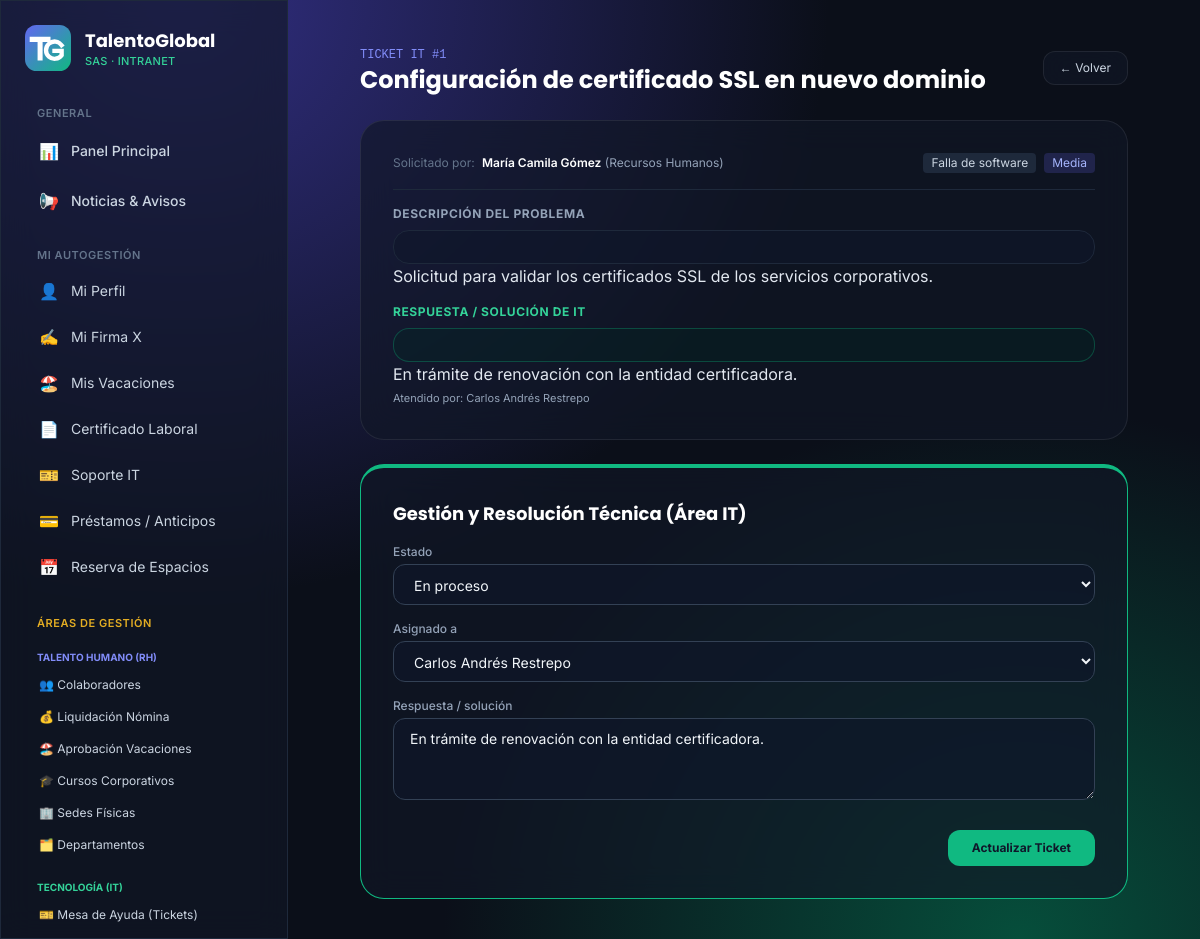
Page /soporte/tickets/1/ (signed in) on the committed database.
### core/models.py (models this page shows, shortened)
class TicketSoporte(models.Model):
    CATEGORIAS = [("HARDWARE", "Falla de hardware"), ("SOFTWARE", "Falla de software"), ("ACCESOS", "Accesos y cuentas")]
    PRIORIDADES = [("BAJA", "Baja"), ("MEDIA", "Media"), ("ALTA", "Alta"), ("CRITICA", "Crítica")]
    ESTADOS = [("ABIERTO", "Abierto"), ("EN_PROCESO", "En proceso"), ("RESUELTO", "Resuelto"), ("CERRADO", "Cerrado")]
    solicitante = models.ForeignKey(Empleado, on_delete=models.CASCADE, related_name="tickets")
    categoria = models.CharField(max_length=10, choices=CATEGORIAS)
    prioridad = models.CharField(max_length=8, choices=PRIORIDADES, default="MEDIA")
    asunto = models.CharField(max_length=160)
    descripcion = models.TextField("Descripción del problema")
    estado = models.CharField(max_length=10, choices=ESTADOS, default="ABIERTO")
    asignado_a = models.ForeignKey(Empleado, null=True, blank=True, on_delete=models.SET_NULL, related_name="tickets_asignados")
    solucion = models.TextField("Respuesta / solución", blank=True)
    creado = models.DateTimeField(auto_now_add=True)
    actualizado = models.DateTimeField(auto_now=True)
    class Meta:
        ordering = ["-creado"]
        verbose_name = "ticket de soporte"

class Empleado(models.Model):
    ROL_ADMIN = "ADMIN"
    ROL_RH = "RH"
    ROL_IT = "IT"
    ROL_FINANZAS = "FINANZAS"
    ROL_OPERACIONES = "OPERACIONES"
    ROL_EMPLEADO = "EMPLEADO"
    ROLES = [
        (ROL_ADMIN, "Superadministrador"),
        (ROL_RH, "Líder de Recursos Humanos"),
        (ROL_IT, "Líder de Tecnología (IT)"),
        (ROL_FINANZAS, "Líder Financiero"),
        (ROL_OPERACIONES, "Líder de Operaciones y Logística"),
        (ROL_EMPLEADO, "Colaborador"),
    ]
    CONTRATOS = [
        ("INDEFINIDO", "Término indefinido"),
        ("FIJO", "Término fijo"),
        ("OBRA", "Obra o labor"),
        ("APRENDIZAJE", "Aprendizaje"),
    ]
    user = models.OneToOneField(User, on_delete=models.CASCADE, related_name="empleado")
    documento = models.CharField("Documento de identidad", max_length=20, unique=True)
    cargo = models.CharField(max_length=120)
    salario_base = models.DecimalField(max_digits=12, decimal_places=2)
    fecha_ingreso = models.DateField()
    tipo_contrato = models.CharField(max_length=20, choices=CONTRATOS, default="INDEFINIDO")
    telefono = models.CharField("Teléfono", max_length=30, blank=True)
    direccion = models.CharField("Dirección", max_length=200, blank=True)
    sede = models.ForeignKey(Sede, on_delete=models.PROTECT, related_name="empleados")
    departamento = models.ForeignKey(
        Departamento, on_delete=models.PROTECT, related_name="empleados"
    )
    rol = models.CharField(max_length=12, choices=ROLES, default=ROL_EMPLEADO)
    activo = models.BooleanField(default=True)
    firma_x = models.TextField("Firma X", blank=True)
    firma_actualizada = models.DateTimeField(null=True, blank=True)
    class Meta:
        ordering = ["user__first_name", "user__last_name"]
    def __str__(self):
        return self.nombre_completo
    @property
    def nombre_completo(self):
        return self.user.get_full_name() or self.user.username

class Departamento(models.Model):
    nombre = models.CharField(max_length=120, unique=True)
    descripcion = models.TextField("Descripción", blank=True)
    class Meta:
        ordering = ["nombre"]

### core/views.py (the view)
# urls.py: path("soporte/tickets/<int:pk>/", v.ticket_detalle, name="ticket_detalle"),
@login_required
def ticket_detalle(request, pk):
    ticket = get_object_or_404(TicketSoporte.objects.select_related("solicitante__user", "asignado_a__user"), pk=pk)
    es_it = tiene_acceso(request.user, (IT,))
    if not es_it and ticket.solicitante.user_id != request.user.id:
        raise PermissionDenied
    form = TicketAtencionForm(request.POST or None, instance=ticket) if es_it else None
    if request.method == "POST" and es_it and form and form.is_valid():
        form.save()
        messages.success(request, f"Ticket #{ticket.pk} actualizado por el equipo de IT.")
        return redirect("ticket_panel_it")
    return render(request, "core/ticket_detalle.html", {"ticket": ticket, "form": form, "es_it": es_it})

### core/forms.py
class TicketAtencionForm(EstiloMixin, forms.ModelForm):
    class Meta:
        model = TicketSoporte
        fields = ["estado", "asignado_a", "solucion"]
    def __init__(self, *args, **kwargs):
        super().__init__(*args, **kwargs)
        self.fields["asignado_a"].queryset = Empleado.objects.filter(
            activo=True, rol__in=[Empleado.ROL_IT, Empleado.ROL_ADMIN]
        ).select_related("user")
        self.fields["asignado_a"].required = False

### core/context_processors.py (called while the page is built)
def empresa(request):
    u = request.user
    ctx = {"EMPRESA": settings.EMPRESA}
    if u.is_authenticated:
        ctx.update(
            es_admin=tiene_acceso(u, (RH,)),  # panel de RH
            es_it=tiene_acceso(u, (IT,)),
            es_fin=tiene_acceso(u, (FIN,)),
            es_ops=tiene_acceso(u, (OPS,)),
            es_lider=tiene_acceso(u, TODOS_LIDERES),
        )
    return ctx

### core/permissions.py (called while the page is built)
def rol_de(user):
    if not user.is_authenticated:
        return None
    if user.is_superuser:
        return Empleado.ROL_ADMIN
    emp = getattr(user, "empleado", None)
    if emp and emp.activo:
        return emp.rol
    return None

def tiene_acceso(user, roles):
    rol = rol_de(user)
    return rol == Empleado.ROL_ADMIN or (rol is not None and rol in roles)

### templates/core/ticket_detalle.html (shortened to what this page needs)
{% extends "base.html" %}
{% block content %}
<div class="max-w-3xl mx-auto">
  <div class="flex items-center justify-between mb-6">
    <div>
      <span class="text-xs font-mono text-indigo-400">TICKET IT #{{ ticket.pk }}</span>
      <h1 class="font-display text-2xl font-bold text-white">{{ ticket.asunto }}</h1>
    </div>
    <a href="javascript:history.back()" class="rounded-xl glass px-4 py-2 text-xs text-slate-300 hover:text-white">← Volver</a>
  </div>
  <div class="grid gap-6">
    <div class="glass rounded-3xl p-6 sm:p-8 space-y-4">
      <div class="flex flex-wrap items-center justify-between gap-3 border-b border-slate-800 pb-4 text-xs">
        <div>
          <span class="text-slate-500">Solicitado por:</span>
          <span class="font-semibold text-white ml-1">{{ ticket.solicitante.nombre_completo }}</span>
          <span class="text-slate-400">({{ ticket.solicitante.departamento.nombre }})</span>
        </div>
        <div class="flex items-center gap-2">
          <span class="px-2 py-0.5 rounded bg-slate-800 text-slate-300">{{ ticket.get_categoria_display }}</span>
          <span class="px-2 py-0.5 rounded bg-indigo-500/20 text-indigo-300">{{ ticket.get_prioridad_display }}</span>
        </div>
      </div>
      <div>
        <h3 class="text-xs font-bold text-slate-400 uppercase tracking-wider mb-2">Descripción del Problema</h3>
        <p class="text-sm text-slate-200 leading-relaxed bg-slate-900/60 rounded-2xl p-4 border border-slate-800">
          {{ ticket.descripcion|linebreaks }}
        </p>
      </div>
      {% if ticket.solucion %}
      <div>
        <h3 class="text-xs font-bold text-emerald-400 uppercase tracking-wider mb-2">Respuesta / Solución de IT</h3>
        <p class="text-sm text-emerald-200 leading-relaxed bg-emerald-950/30 rounded-2xl p-4 border border-emerald-500/30">
          {{ ticket.solucion|linebreaks }}
        </p>
        <p class="text-[11px] text-slate-400 mt-1">Atendido por: {{ ticket.asignado_a.nombre_completo|default:"Equipo de IT" }}</p>
      </div>
      {% endif %}
    </div>
    {% if es_it and form %}
    <div class="glass rounded-3xl p-6 sm:p-8 border-t-4 border-emerald-500">
      <h2 class="font-display font-bold text-lg text-white mb-4">Gestión y Resolución Técnica (Área IT)</h2>
      <form method="post" class="space-y-4">
        {% for f in form %}
        <div>
          <label for="{{ f.id_for_label }}" class="block text-xs font-medium text-slate-400 mb-1">{{ f.label }}</label>
          {{ f }}
        </div>
        {% endfor %}
        <div class="flex justify-end gap-3 pt-2">
          <button type="submit" class="rounded-xl bg-emerald-500 hover:bg-emerald-400 px-6 py-2.5 text-xs font-bold text-slate-900 transition">
            Actualizar Ticket
          </button>
        </div>
      </form>
    </div>
    {% endif %}
  </div>
</div>
{% endblock %}

### templates/base.html (style rules this page uses)
body { background: radial-gradient(ellipse at 15% 0%, #312e81 0%, transparent 45%), radial-gradient(ellipse at 85% 100%, #064e3b 0%, transparent 40%), #0b0f19; background-attachment: fixed; }
.glass { background: rgba(17, 24, 39, 0.65); backdrop-filter: blur(16px); -webkit-backdrop-filter: blur(16px); border: 1px solid rgba(255, 255, 255, 0.08); }

### rows in the picture
TicketSoporte: pk "1", asunto "Configuración de certificado SSL en nuevo dominio", solicitante.nombre_completo "María Camila Gómez", solicitante.departamento.nombre "Recursos Humanos", categoria "Falla de software", prioridad "Media", descripcion "Solicitud para validar los certificados SSL de los servicios corporativos.", solucion "En trámite de renovación con la entidad certificadora.", asignado_a.nombre_completo "Carlos Andrés Restrepo", form "En proceso" "Carlos Andrés Restrepo" "En trámite de renovación con la entidad certificadora."

### other values in the picture
{{ f.label }} "Estado" "Asignado a" "Respuesta / solución"
